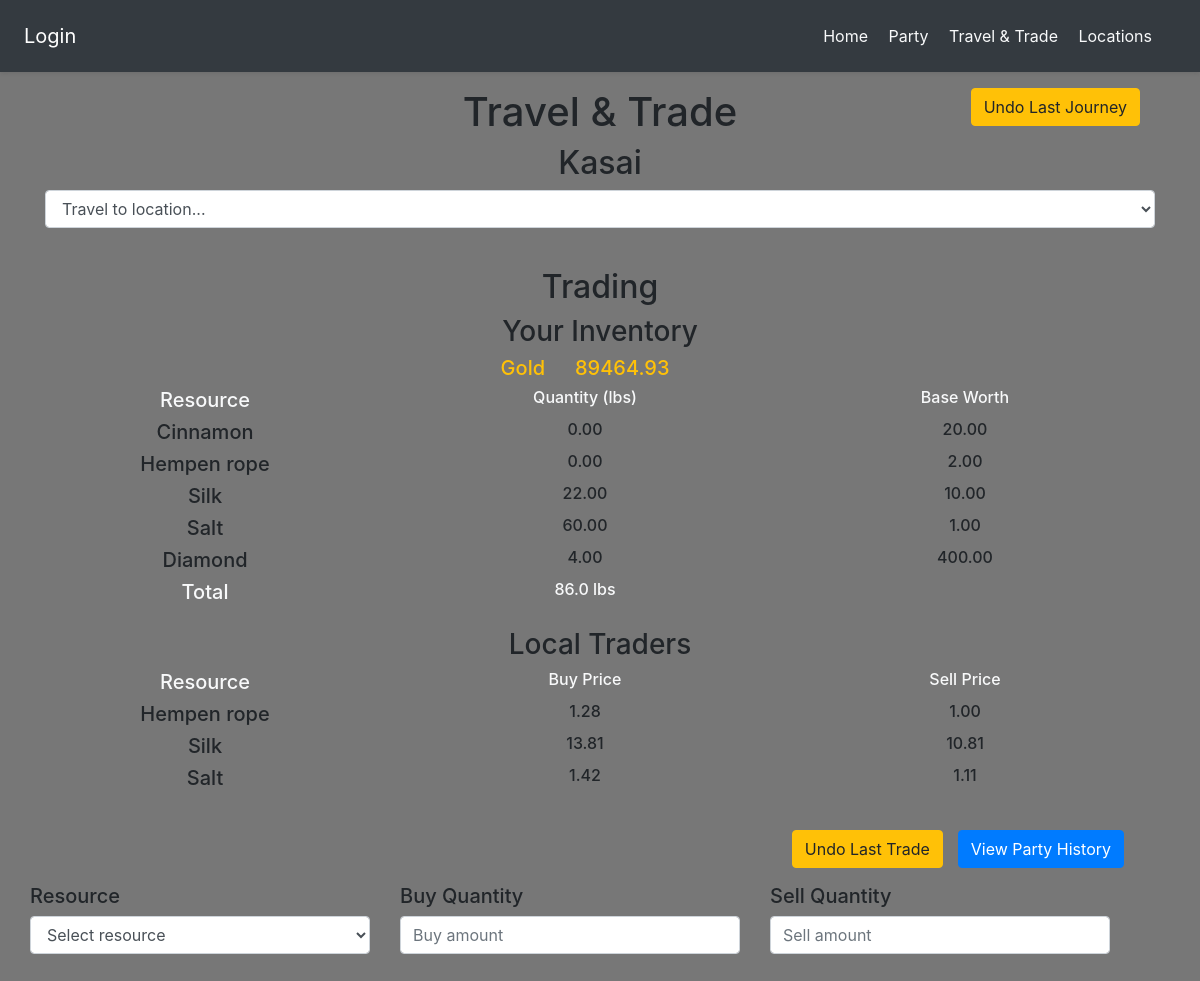
Before: /party/travel/ with the older database file.
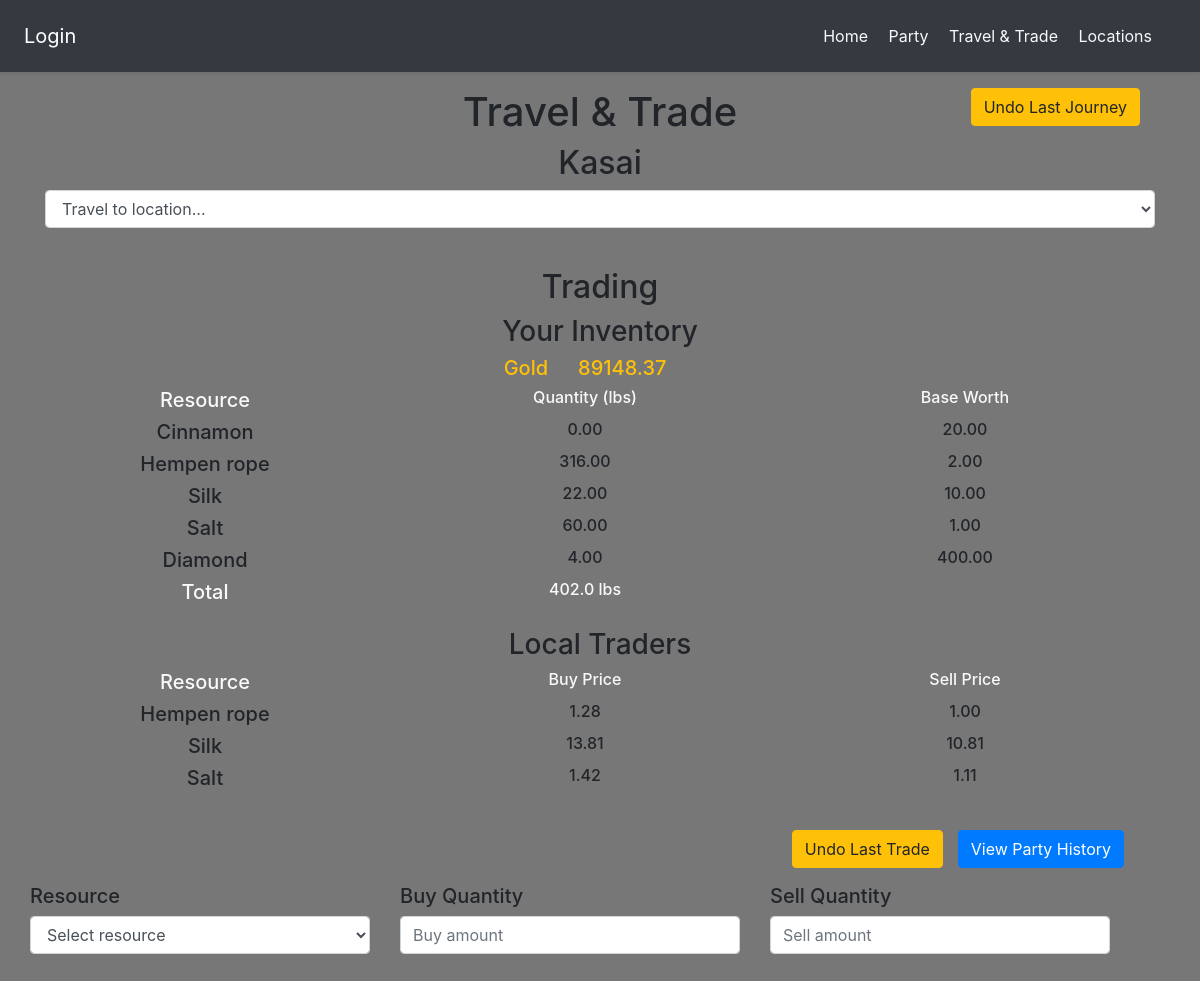
After: the same page with the newer database file.
### locations/models.py (models this page shows)
class Location(Article):
    resources = models.ManyToManyField("Resource", related_name="custom_resources", through="LocationResource")

class Resource(models.Model):
    name = models.CharField(unique=True, max_length=50)
    base_value = models.FloatField()
    variance = models.FloatField()
    probability = models.FloatField(null=True, default=None)
    objects = ResourceManager()

### party/models.py (models this page shows, shortened)
class Party(models.Model):
    members = models.ManyToManyField('Character', related_name='party',)
    location = models.ForeignKey('locations.Location', on_delete=DO_NOTHING)
    journey_count = models.IntegerField(default=1)
    gold = models.FloatField(default=0)
    inventory = models.ManyToManyField('locations.Resource', through='Inventory')
    travel_history = models.ManyToManyField('locations.Location', related_name='history', through='TravelHistory')
    class Meta:
        ordering = ['-id']
    objects = PartyManager()
    def weight(self):
        return ( f'{self.resource_set.aggregate(total_weight=Sum("quantity"))["total_weight"]} lbs' )
    def get_resource(self, r):
        try:
            i = self.resource_set.get(resource_id=r.id)
        except:
            if r is None:
                return
            i = self.inventory.add(r)
        return i
    def latest_trade(self):
        return self.trade_history_set.first() or None
    def latest_journey(self):
        return self.travel_history_set.first() or self.travel_history_set.add_history(self)

class Inventory(models.Model):
    party = models.ForeignKey(Party, related_name='resource_set', on_delete=CASCADE)
    resource = models.ForeignKey('locations.Resource', on_delete=DO_NOTHING)
    quantity = models.FloatField(default=0)

### party/views.py (the view)
# urls.py: path('travel/', views.travel_page, name='travel_page'),
def travel_page(request):
    party: Party = Party.objects.get(id=1)
    current_location = party.location
    latest_journey = party.latest_journey()
    latest_trade = party.latest_trade()
    all_locations = Location.objects.exclude(id=current_location.id).order_by('name')
    all_resources = Resource.objects.all()
    for r in all_resources:
        try:
            party.inventory.get(resource_id=r.id)
        except:
            party.inventory.add(r)
    local_resources, inventory, local_specialities = get_stocks(party)
    context = {
        'title': 'Travel Page',
        'party': party,
        'inventory': inventory,
        'current_location': current_location,
        'all_locations': all_locations,
        'local_resources': local_resources,
        'local_specialities': local_specialities,
        'latest_trade': latest_trade,
    }
    return render(request, 'travel.html', context)

### party/views.py (called while the page is built)
def get_price(r:Resource, lr:LocationResource) -> float:
    adjustment = random()
    try:
        return float((lr.base_value or r.base_value) * ( 1 + (lr.variance or r.variance) * (adjustment * 2 - 1) ))
    except:
        return float(r.base_value * ( 1 + r.variance * (adjustment * 2 - 1) ))

### templates/travel.html (shortened to what this page needs)
{% extends 'base.html' %}
{% block content %}
<div class="container text-center">
    <div class="row w-100">
        <div class="col"></div>
        <h1 class="col-auto">Travel & Trade</h1>
        <div class="col row">
        {% if party.journey_count > 1 %}
                <div class="col"></div>
                <form action="/party/travel/undo/" method="post">
                    <input type="submit"
                        onclick="return confirm('Are you sure?\nAll trades at the current location will be undone.')"
                        class="col-auto btn btn-warning"
                        value="Undo Last Journey">
                </form>
        {% endif %}
        </div>
    </div>
    <h2 class="text-center w-100">{{ current_location.name }}</h2>
    <div class="row">
        <div class="container">
            <form action="/party/travel/to/" method="post" class="form-group" id="change_location_form">
                <select name="change_location_select" id="change_location_select" class="form-control">
                    {% if all_locations %}
                        <option value="">Travel to location...</option>
                    {% else %}
                        <option value="">None Available</option>
                    {% endif %}
                </select>
            </form>
        </div>
    </div>
            {% if local_resources %}
            <div class="row mt-4">
                <h2 class="text-center w-100">Trading</h2>
                <div class="row w-100 m-0 mb-3">
                    <h3 class="text-center w-100">Your Inventory</h3>
                    <div class="row w-100 text-warning">
                        <div class="col"></div>
                        <h5 class="col-auto">Gold</h5>
                        <h5 class="col-auto">{{ party.gold|floatformat:2 }}</h5>
                        <div class="col"></div>
                    </div>
                    {% if inventory %}
                        <div class="row w-100 text-light">
                            <h5 class="col">Resource</h5>
                            <h6 class="col">Quantity (lbs)</h6>
                            <h6 class="col">Base Worth</h6>
                        </div>
                        {% for r in inventory %}
                            <div class="row w-100">
                                <h5 class="col">{{ r.name|capfirst }}</h5>
                                <h6 class="col">{{ r.quantity|floatformat:2 }}</h6>
                                <h6 class="col">{{ r.base_value|floatformat:2 }}</h6>
                            </div>
                        {% endfor %}
                        <div class="row w-100">
                            <h5 class="col text-light">Total</h5>
                            <h6 class="col text-light">{{ party.weight }}</h6>
                            <h6 class="col text-light"></h6>
                        </div>
                    {% endif %}
                </div>
                <div class="row w-100 m-0 mb-3">
                    <h3 class="text-center w-100">Local Traders</h3>
                    <div class="row w-100 text-light">
                        <h5 class="col">Resource</h5>
                        <h6 class="col">Buy Price</h6>
                        <h6 class="col">Sell Price</h6>
                    </div>
                    {% for r in local_resources %}
                        <div class="row w-100">
                            <h5 class="col">{{ r.name|capfirst }}</h5>
                            <h6 class="col">{{ r.buy_price|floatformat:2 }}</h6>
                            <h6 class="col">{{ r.sell_price|floatformat:2 }}</h6>
                        </div>
                    {% endfor %}
                </div>
                <div class="container row mt-3">
                    <div class="col"></div>
                    <div class="mx-3 row">
                        {% if latest_trade %}
                            <form action="/party/trade/undo/" method="post" class="m-0 col-auto">
                                <input type="submit"
                                    onclick="return confirm('Are you sure you want to undo the last trade?')"
                                    class="col-auto btn btn-warning"
                                    value="Undo Last Trade">
                            </form>
                        {% endif %}
                        <a href="/party/history/" class="btn btn-primary">View Party History</a>
                    </div>
                </div>
                <form action="/party/trade/deal/" method="post" class="form-group container row w-100" id='container trade_form mt-3'>
                    <div class="container-fluid row m-0 p-0 my-3">
                        <div class="col">
                            <h5 class="text-left row">Resource</h5>
                            <select name="resource_select" id="resource_select" class="form-control row">
                                <option value="">Select resource</option>
                            </select>
                        </div>
                        <div class="col">
                            <h5 class="text-left row">Buy Quantity</h5>
                            <input type="number" name="resource_buy_amount" id="resource_buy_amount" placeholder="Buy amount" class="form-control row">
                        </div>
                        <div class="col">
                            <h5 class="text-left row">Sell Quantity</h5>
                            <input type="number" name="resource_sell_amount" id="resource_sell_amount" placeholder="Sell amount" class="form-control row">
                        </div>
                    </div>
                    <div class="row w-100">
                        <h3 class="col" id="trade_output_text" name="trade_output_text"></h3>
                        <h3 class="col" id="trade_output_number" name="trade_output_number"></h3>
                        <div class="col">
                        </div>
                    </div>
                </form>
            </div>
            {% endif %}
        </div>
{% endblock content %}

### templates/base.html (shortened to what this page needs)
<!DOCTYPE html>
<html>
    <head>
        <link rel="stylesheet" href="https://stackpath.bootstrapcdn.com/bootstrap/4.1.3/css/bootstrap.min.css">
    </head>
    <body style="background-color: #777;">
        <header>
            <div class="navbar navbar-expand-md navbar-dark d-flex flex-column flex-md-row align-items-center p-3 px-md-4 mb-3 shadow-sm bg-dark">
                {% if user.is_authenticated %}
                    <a href="/" class="navbar-brand my-0 mr-md-auto font-weight-normal">{{ user.get_username }}</a>
                {% else %}
                    <a href="/accounts/login/" class="navbar-brand my-0 mr-md-auto font-weight-normal">Login</a>
                {% endif %}
                <nav class="my-2 my-md-0 mr-md-3">
                    <a class='p-2 text-light' href='/'>Home</a>
                    <a class='p-2 text-light' href='/party/'>Party</a>
                    <a class='p-2 text-light' href='/party/travel/'>Travel & Trade</a>
                    <a class='p-2 text-light' href='/locations/'>Locations</a>
                </nav>
            </div>
        </header>
        {% block content %}{% endblock content %}
    </body>
</html>

Changed rows visible on the page:
changed Party: gold "89464.93" → "89148.37"; weight "86.0 lbs" → "402.0 lbs"
Other visible differences:
new list line: "Hempen rope 2.00"
new list line: "316.00"
list line gone: "Hempen rope 2.00"
list line gone: "0.00"
